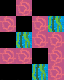

This is a level from a 2D game, rendered from its Tiled map with the project's own tilesets. A one-line summary and the complete map file follow:
An orthogonal 4x5 tile map with 16x16 px tiles, 2 tile layers (Tile Layer 1, Tile Layer 2).

<map version="1.10" tiledversion="1.11.2" orientation="orthogonal" renderorder="right-down" width="4" height="5" tilewidth="16" tileheight="16" infinite="0" nextlayerid="3" nextobjectid="1">
 <tileset firstgid="1" source="Blocks.tsx" />
 <layer id="1" name="Tile Layer 1" width="4" height="5">
  <data encoding="csv">
1,34,1,1,
34,1,34,37,
1,37,34,34,
34,34,1,34,
1,1,37,34
</data>
 </layer>
 <layer id="2" name="Tile Layer 2" width="4" height="5">
  <data encoding="csv">
0,0,0,0,
0,0,0,0,
0,0,0,0,
0,0,0,0,
0,0,0,0
</data>
 </layer>
</map>
